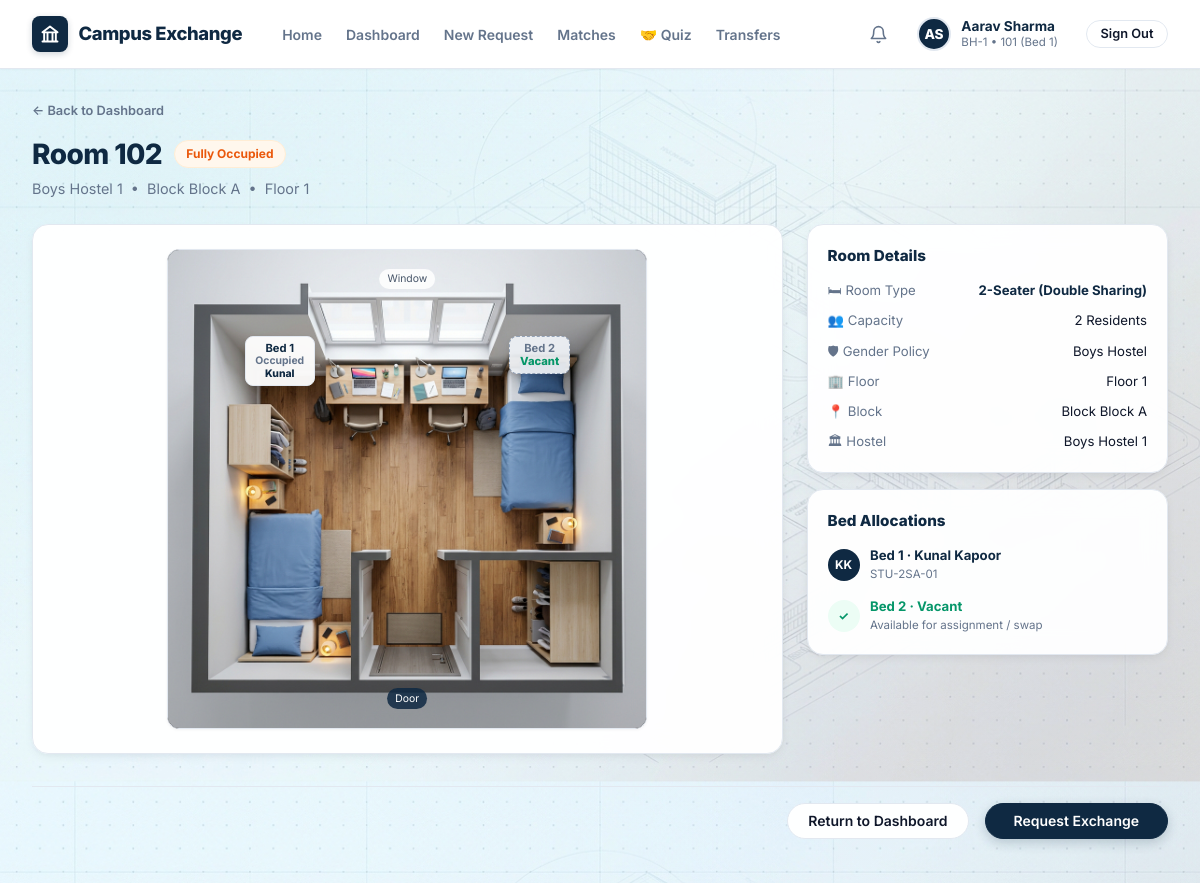
Page /rooms/642/ (signed in) on the earlier database version.
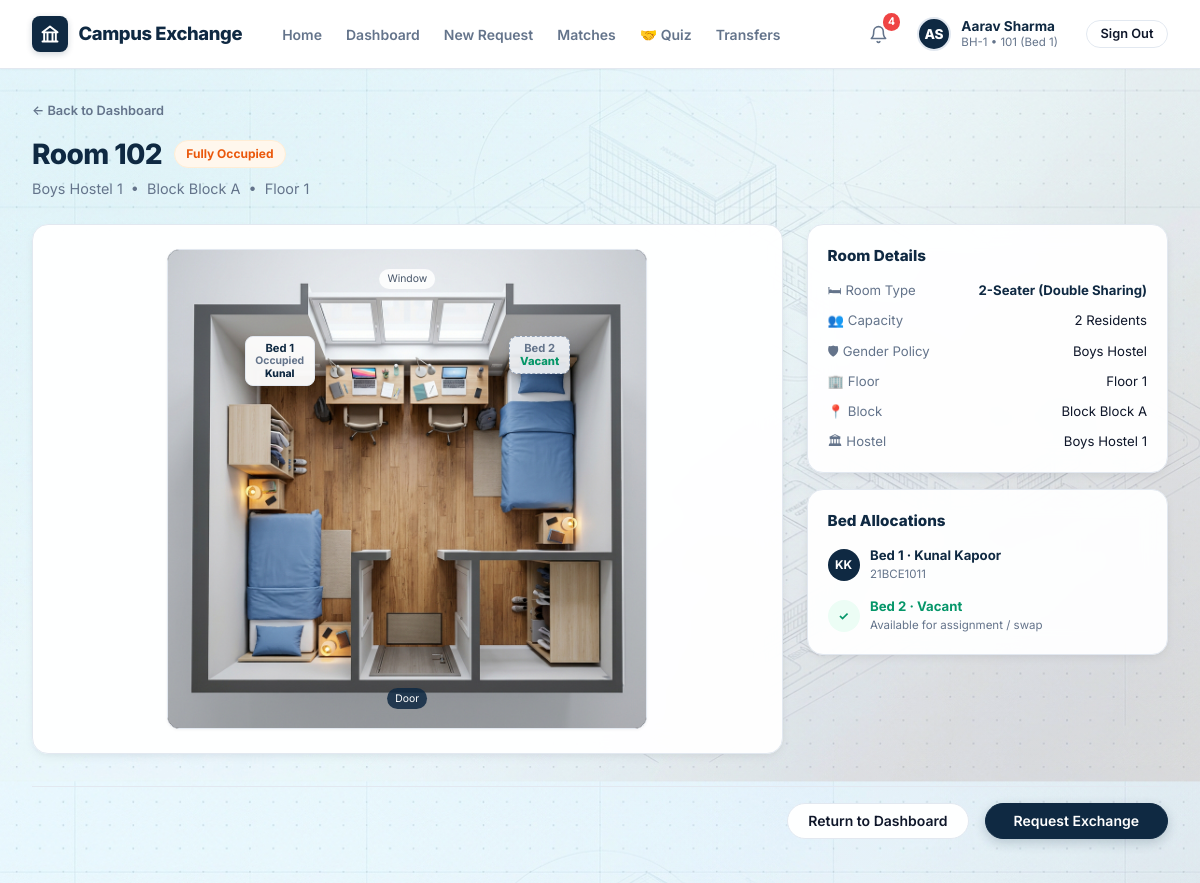
Same page on the later database version.
### hostel/models.py (models this page shows, shortened)
class Bed(models.Model):
    class OccupancyStatus(models.TextChoices):
        VACANT = 'VACANT', 'Vacant'
        OCCUPIED = 'OCCUPIED', 'Occupied'
        LOCKED_FOR_TRANSFER = 'LOCKED_FOR_TRANSFER', 'Locked for Transfer'
        MAINTENANCE = 'MAINTENANCE', 'Under Maintenance'
    room = models.ForeignKey(Room, on_delete=models.CASCADE, related_name='beds')
    bed_number = models.CharField(max_length=20)
    current_occupant = models.OneToOneField(
        settings.AUTH_USER_MODEL,
        null=True,
        blank=True,
        on_delete=models.SET_NULL,
        related_name='allocated_bed'
    )
    occupancy_status = models.CharField(
        max_length=25,
        choices=OccupancyStatus.choices,
        default=OccupancyStatus.VACANT,
        db_index=True
    )
    class Meta:
        unique_together = ('room', 'bed_number')
        ordering = ['room', 'bed_number']

### accounts/models.py (models this page shows, shortened)
class User(AbstractUser):
    class Role(models.TextChoices):
        STUDENT = 'student', 'Student'
        WARDEN = 'warden', 'Hostel Warden'
        CHIEF_WARDEN = 'chief_warden', 'Chief Warden'
        ADMIN = 'admin', 'Hostel Administrator'
        DSW = 'dsw', 'Dean of Student Welfare (DSW)'
    class Gender(models.TextChoices):
        MALE = 'M', 'Male'
        FEMALE = 'F', 'Female'
        OTHER = 'O', 'Other'
    university_id = models.CharField(max_length=30, unique=True, db_index=True)
    role = models.CharField(max_length=20, choices=Role.choices, default=Role.STUDENT, db_index=True)
    phone = models.CharField(max_length=20, blank=True)
    gender = models.CharField(max_length=1, choices=Gender.choices, default=Gender.MALE)
    has_fee_clearance = models.BooleanField(default=True, help_text="Verified student fee clearance")
    has_disciplinary_hold = models.BooleanField(default=False, help_text="Active university disciplinary restriction")
    last_transferred_at = models.DateTimeField(null=True, blank=True, help_text="Timestamp of last completed room swap")
    created_at = models.DateTimeField(auto_now_add=True)
    updated_at = models.DateTimeField(auto_now=True)
    @property
    def is_student(self):
        return self.role == self.Role.STUDENT
    @property
    def is_warden(self):
        return self.role in (self.Role.WARDEN, self.Role.CHIEF_WARDEN)
    @property
    def is_chief_warden(self):
        return self.role == self.Role.CHIEF_WARDEN
    @property
    def is_admin_role(self):
        return self.role == self.Role.ADMIN or self.is_superuser
    @property
    def is_dsw(self):
        return self.role == self.Role.DSW

### exchange/views.py (the view)
# urls.py: path('rooms/<int:pk>/', views.room_detail_view, name='room_detail'),
def room_detail_view(request, pk=None):
    if pk:
        room = get_object_or_404(Room.objects.select_related('block__hostel').prefetch_related('beds__current_occupant'), id=pk)
    else:
        room = Room.objects.select_related('block__hostel').prefetch_related('beds__current_occupant').first()
    beds = room.beds.all() if room else []
    return render(request, 'exchange/room_detail.html', {
        'room': room,
        'beds': beds
    })

### templates/exchange/room_detail.html (shortened to what the changed rows need)
{% extends 'base.html' %}
{% load static %}
{% block content %}
<div class="page-header" style="margin-bottom: 1.5rem;">
  <div class="page-title-group">
    <div style="display: flex; align-items: center; gap: 0.75rem;">
      <h1>Room {{ room.room_number }}</h1>
    </div>
  </div>
</div>
<div class="grid-2" style="grid-template-columns: 1.35fr 0.65fr; align-items: start; margin-bottom: 2rem;">
  <div class="card" style="padding: 1.5rem; display: flex; align-items: center; justify-content: center;">
    <div class="floorplan-render-box" style="max-width: 480px;">
      {% for b in beds %}
        <div class="bed-marker-overlay {% if b.current_occupant == request.user %}bed-marker-you{% elif b.occupancy_status == 'OCCUPIED' %}bed-marker-occupied{% else %}bed-marker-vacant{% endif %} pos-bed-{{ forloop.counter }}">
          <span>{{ b.bed_number }}</span>
          {% if b.current_occupant == request.user %}
            <span style="font-size: 0.7rem; font-weight: 800;">You</span>
          {% elif b.current_occupant %}
            <span style="font-size: 0.65rem; color: #64748B;">Occupied</span>
            <span style="font-size: 0.65rem; font-weight: 800; color: var(--navy-800);">{{ b.current_occupant.first_name|default:b.current_occupant.username }}</span>
          {% else %}
            <span style="font-size: 0.7rem; font-weight: 800; color: #059669;">Vacant</span>
          {% endif %}
        </div>
      {% endfor %}
    </div>
  </div>
  <div style="display: flex; flex-direction: column; gap: 1rem;">
    <div class="card" style="padding: 1.25rem;">
      <div style="display: flex; flex-direction: column; gap: 0.85rem;">
        {% for b in beds %}
          <div style="display: flex; align-items: center; gap: 0.65rem;">
            {% if b.current_occupant %}
              <div style="width: 32px; height: 32px; border-radius: 50%; background: #0F2942; color: #FFF; display: flex; align-items: center; justify-content: center; font-size: 0.75rem; font-weight: 700;">
                {{ b.current_occupant.first_name|slice:":1" }}{{ b.current_occupant.last_name|slice:":1" }}
              </div>
              <div>
                <div style="font-size: 0.825rem; font-weight: 700; color: var(--navy-800);">
                  {{ b.bed_number }} · {{ b.current_occupant.get_full_name|default:b.current_occupant.username }}
                </div>
                <div style="font-size: 0.72rem; color: var(--text-muted);">{{ b.current_occupant.university_id }}</div>
              </div>
            {% endif %}
          </div>
        {% empty %}
          <div style="font-size: 0.8rem; color: var(--text-muted);">No beds configured for this room.</div>
        {% endfor %}
      </div>
    </div>
  </div>
</div>
{% endblock %}

### templates/base.html (shortened to what the changed rows need)
<!DOCTYPE html>
<html lang="en">
<head>
  {% load static %}
  <link rel="stylesheet" href="{% static 'css/style.css' %}">
</head>
<body>
  <header class="top-navbar">
    <div class="navbar-inner">
      <div class="navbar-controls">
        {% if user.is_authenticated %}
          <a href="{% url 'dashboard' %}" class="nav-icon-bell" title="Notifications" style="position: relative;">
            <svg width="19" height="19" viewBox="0 0 24 24" fill="none" stroke="currentColor" stroke-width="2" stroke-linecap="round" stroke-linejoin="round">
              <path d="M18 8A6 6 0 0 0 6 8c0 7-3 9-3 9h18s-3-2-3-9"></path>
              <path d="M13.73 21a2 2 0 0 1-3.46 0"></path>
            </svg>
            {% if unread_notifications_count > 0 %}
              <span style="position: absolute; top: -3px; right: -3px; background: #EF4444; color: #FFFFFF; font-size: 0.65rem; padding: 1px 5px; border-radius: 10px; font-weight: 700;">{{ unread_notifications_count }}</span>
            {% endif %}
          </a>
        {% endif %}
      </div>
    </div>
  </header>
  <main class="main-container">
    {% block content %}{% endblock %}
  </main>
</body>
</html>

Differences in the rows shown:
changed Bed "Kunal Kapoor": current_occupant.university_id "STU-2SA-01" → "21BCE1011"
Other differences:
{{ unread_notifications_count }}: (not shown) → "4"
